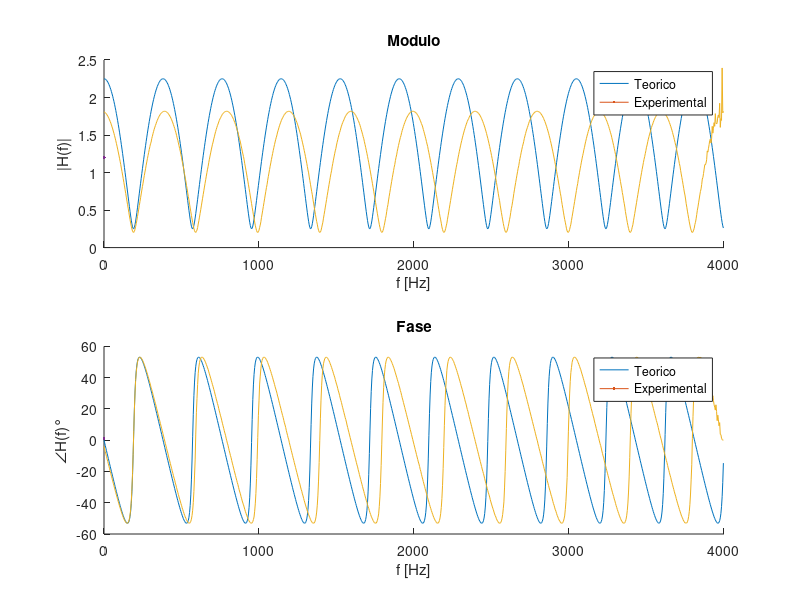
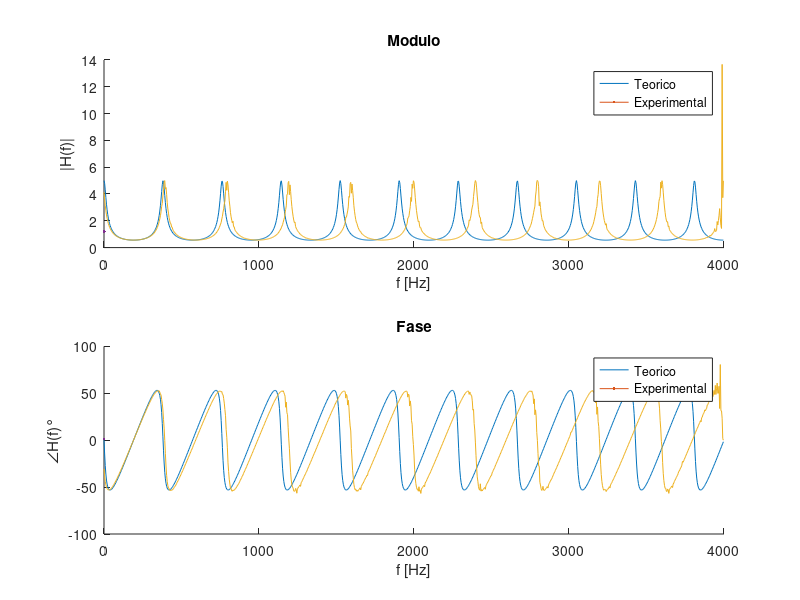

These figures' MATLAB source, in order:
%% Variables Globales
a = 0.8;
nd = 20;
Fs = 8000;
IIRM = load("SCRN0008.TXT");
IIRF = load("SCRN0009.TXT");
FIRM = load("SCRN0011.TXT");
FIRF = load("SCRN0012.TXT");

%% Eco FIR (No recursivo)
b = [1 zeros(1,nd) a];
[H_Fir, W_fir] = freqz(b,a,1000,Fs);

figure('Name','ECO FIR');
subplot(2,1,1);
xlabel('f [Hz]');
ylabel('|H(f)|');
hold on;
plot(W_fir,abs(H_Fir),LineWidth=1.2);
plot(W_fir,FIRM(:,2),LineWidth=1.2);
hold off;
legend({'Teorico' 'Experimental'});
title('Modulo');

subplot(2,1,2);
xlabel('f [Hz]');
ylabel('\angle{H(f)}°');
hold on;
plot(W_fir,angle(H_Fir)*180/pi,LineWidth=1.2);
plot(W_fir,FIRF(:,2),LineWidth=1.2);
hold off;
legend({'Teorico' 'Experimental'});
title('Fase');

%% ECO IIR (Recursivo)
num = 1;
den = [1 zeros(1,nd) -a];
[H_iir, W_iir] = freqz(num,den,1000,Fs);

figure('Name','ECO IIR');
subplot(2,1,1);
xlabel('f [Hz]');
ylabel('|H(f)|');
hold on;
plot(W_iir,abs(H_iir),LineWidth=1.2);
plot(W_iir,IIRM(:,2),LineWidth=1.2);
hold off;
legend({'Teorico' 'Experimental'});
title('Modulo');

subplot(2,1,2);
xlabel('f [Hz]');
ylabel('\angle{H(f)}°');
hold on;
plot(W_iir,angle(H_iir)*180/pi,LineWidth=1.2);
plot(W_iir,IIRF(:,2),LineWidth=1.2);
hold off;
legend({'Teorico' 'Experimental'});
title('Fase');